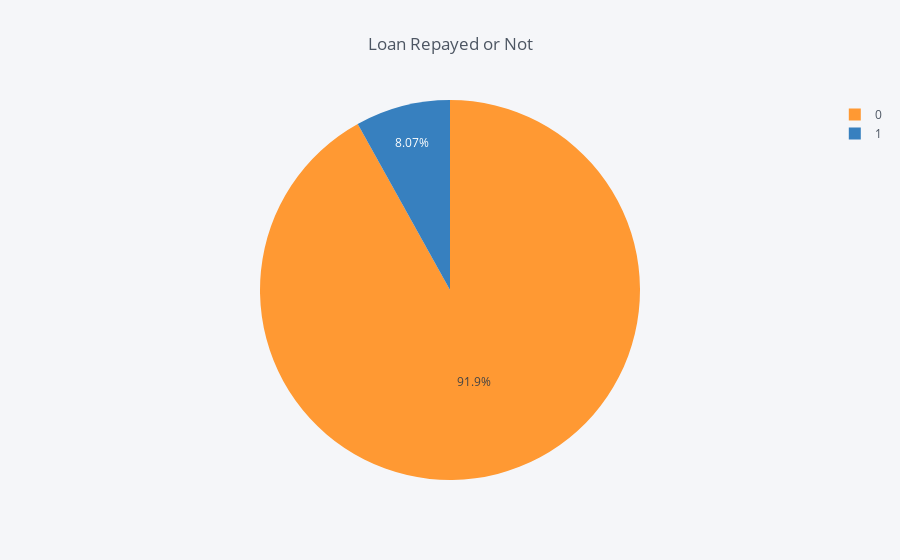

Notebook cell for this chart:
### Code cell
temp = application_train['TARGET'].value_counts()
df = pd.DataFrame({'labels': temp.index,
                    'values': temp.values
})
df.iplot(kind='pie', labels='labels', values='values', title = "Loan Repayed or Not")

### Figure 1 — Plotly figure (JSON) as saved in the notebook; plotly's stock layout.template omitted (floating-point values rounded to 4 significant figures)
{"data": [{"labels": [0, 1], "marker": {"colors": ["rgba(255, 153, 51, 1.0)", "rgba(55, 128, 191, 1.0)"]}, "name": "", "type": "pie", "values": [282686, 24825]}], "layout": {"legend": {"bgcolor": "#F5F6F9", "font": {"color": "#4D5663"}}, "paper_bgcolor": "#F5F6F9", "plot_bgcolor": "#F5F6F9", "title": "Loan Repayed or Not", "titlefont": {"color": "#4D5663"}}}
